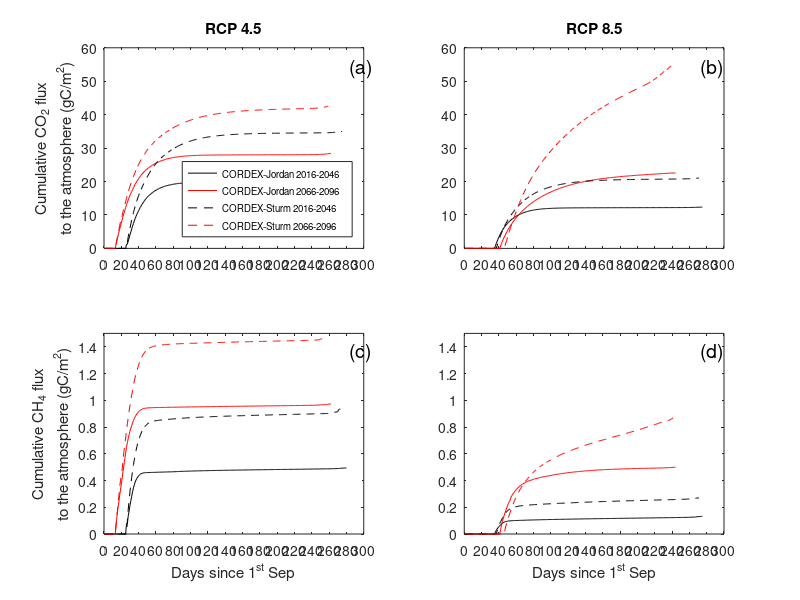

Write the MATLAB code that produced this figure. (Note: this script raises an error after producing the figure.)
%% Default Snowdown SR RCP 4.5
close all
clearvars
load("SR_45.mat")

SRi_J_2046sum = SRi_2046sum;
SRi_J_2096sum = SRi_2096sum;

figure('Position', [100, 100, 650, 450]);
subplot(2,2,1)

% this script finds the date when accumulation stops and stops the plotting
% there
ix=find(diff(SRi_J_2046sum)==0); % find rows where the difference between consectiuve vals =0
ix2=find(ix > 200); % cuts off rows pertaining to start of snow season
ix3=min(ix(ix2)); % this finds the rows pertaining to end of season (i.e. >200) and then gets the minimum row (ie earliest snow off)
p1 = plot([1:ix3], (SRi_J_2046sum(1:ix3,1)), 'black');
hold on
ix=find(diff(SRi_J_2096sum)==0); % find rows where the difference between consectiuve vals =0
ix2=find(ix > 200); % cuts off rows pertaining to start of snow season
ix3=min(ix(ix2)); % this finds the rows pertaining to end of season (i.e. >200) and then gets the minimum row (ie earliest snow off)
p2 = plot([1:ix3], (SRi_J_2096sum(1:ix3,1)), 'red');

%further plot options
set(gca, 'xtick' ,[0:20:304]);
hold on
xlim([0 300])
%% Sturm Snowdown SR RCP 4.5
load("SR_Sturm_45.mat")

SRi_S_2046sum = SRi_2046sum;
SRi_S_2096sum = SRi_2096sum;

hold on
ix=find(diff(SRi_S_2046sum)==0); % find rows where the difference between consectiuve vals =0
ix2=find(ix > 200); % cuts off rows pertaining to start of snow season
ix3=min(ix(ix2)); % this finds the rows pertaining to end of season (i.e. >200) and then gets the minimum row (ie earliest snow off)
p3 = plot([1:ix3], (SRi_S_2046sum(1:ix3,1)), 'k--');
hold on
ix=find(diff(SRi_S_2096sum)==0); % find rows where the difference between consectiuve vals =0
ix2=find(ix > 200); % cuts off rows pertaining to start of snow season
ix3=min(ix(ix2)); % this finds the rows pertaining to end of season (i.e. >200) and then gets the minimum row (ie earliest snow off)
p4 = plot([1:ix3], (SRi_S_2096sum(1:ix3,1)), 'r--');
set(gca, 'xtick' ,[0:20:304]);
hold on
xlim([0 300])
ylim([0 60])
ylabeltext = ({"Cumulative CO_2 flux", "to the atmosphere (gC/m^2)"});
ylabel(ylabeltext)
% ylabel('Cumulative Soil Respiration (gC/m^2/day)')
% xlabel('Days since 1^{st} Sep')
title('RCP 4.5')
legend([p1 p2 p3 p4], {'CORDEX-Jordan 2016-2046', 'CORDEX-Jordan 2066-2096', 'CORDEX-Sturm 2016-2046', 'CORDEX-Sturm 2066-2096'}, "Location", "southeast", 'FontSize', 7);
%% Default Snowdown SR RCP 8.5
clearvars
load("SR_85.mat")

SRi_J_2046sum = SRi_2046sum;
SRi_J_2096sum = SRi_2096sum;

subplot(2,2,2)
ix=find(diff(SRi_J_2046sum)==0); % find rows where the difference between consectiuve vals =0
ix2=find(ix > 200); % cuts off rows pertaining to start of snow season
ix3=min(ix(ix2)); % this finds the rows pertaining to end of season (i.e. >200) and then gets the minimum row (ie earliest snow off)
p3 = plot([1:ix3], (SRi_J_2046sum(1:ix3,1)), 'k-');
hold on
ix=find(diff(SRi_J_2096sum)==0); % find rows where the difference between consectiuve vals =0
ix2=find(ix > 200); % cuts off rows pertaining to start of snow season
ix3=min(ix(ix2)); % this finds the rows pertaining to end of season (i.e. >200) and then gets the minimum row (ie earliest snow off)
p4 = plot([1:ix3], (SRi_J_2096sum(1:ix3,1)), 'r-');
set(gca, 'xtick' ,[0:20:304]);
hold on
xlim([0 300])
%% Sturm Snowdown SR RCP 8.5
load("SR_Sturm_85.mat")

SRi_S_2046sum = SRi_2046sum;
SRi_S_2096sum = SRi_2096sum;

hold on
ix=find(diff(SRi_S_2046sum)==0); % find rows where the difference between consectiuve vals =0
ix2=find(ix > 200); % cuts off rows pertaining to start of snow season
ix3=min(ix(ix2)); % this finds the rows pertaining to end of season (i.e. >200) and then gets the minimum row (ie earliest snow off)
p3 = plot([1:ix3], (SRi_S_2046sum(1:ix3,1)), 'k--');
hold on
ix=find(diff(SRi_S_2096sum)==0); % find rows where the difference between consectiuve vals =0
ix2=find(ix > 200); % cuts off rows pertaining to start of snow season
ix3=min(ix(ix2)); % this finds the rows pertaining to end of season (i.e. >200) and then gets the minimum row (ie earliest snow off)
p4 = plot([1:ix3], (SRi_S_2096sum(1:ix3,1)), 'r--');
set(gca, 'xtick' ,[0:20:304]);
hold on
ylim([0 60])
xlim([0 300])
% xlabel('Days since 1^{st} Sep')
title('RCP 8.5')
%% Default Snowdown FCH4 RCP 4.5
clearvars
load("FCH4_45.mat")
FCH4i_J_2046sum = FCH4i_2046sum;
FCH4i_J_2096sum = FCH4i_2096sum;

load("FCH4_45.mat")
subplot(2,2,3)
ix=find(diff(FCH4i_J_2046sum)==0); % find rows where the difference between consectiuve vals =0
ix2=find(ix > 200); % cuts off rows pertaining to start of snow season
ix3=min(ix(ix2)); % this finds the rows pertaining to end of season (i.e. >200) and then gets the minimum row (ie earliest snow off)
p3 = plot([1:ix3], (FCH4i_J_2046sum(1:ix3,1)), 'k-');
hold on
ix=find(diff(FCH4i_J_2096sum)==0); % find rows where the difference between consectiuve vals =0
ix2=find(ix > 200); % cuts off rows pertaining to start of snow season
ix3=min(ix(ix2)); % this finds the rows pertaining to end of season (i.e. >200) and then gets the minimum row (ie earliest snow off)
p4 = plot([1:ix3], (FCH4i_J_2096sum(1:ix3,1)), 'r-');
set(gca, 'xtick' ,[0:20:304]);
hold on
xlim([0 300])
%% Sturm Snowdown FCH4 RCP 4.5
load("FCH4_Sturm_45.mat")

FCH4i_S_2046sum = FCH4i_2046sum;
FCH4i_S_2096sum = FCH4i_2096sum;

hold on
ix=find(diff(FCH4i_S_2046sum)==0); % find rows where the difference between consectiuve vals =0
ix2=find(ix > 200); % cuts off rows pertaining to start of snow season
ix3=min(ix(ix2)); % this finds the rows pertaining to end of season (i.e. >200) and then gets the minimum row (ie earliest snow off)
p3 = plot([1:ix3], (FCH4i_S_2046sum(1:ix3,1)), 'k--');
hold on
ix=find(diff(FCH4i_S_2096sum)==0); % find rows where the difference between consectiuve vals =0
ix2=find(ix > 200); % cuts off rows pertaining to start of snow season
ix3=min(ix(ix2)); % this finds the rows pertaining to end of season (i.e. >200) and then gets the minimum row (ie earliest snow off)
p4 = plot([1:ix3], (FCH4i_S_2096sum(1:ix3,1)), 'r--');
set(gca, 'xtick' ,[0:20:304]);
hold on
xlim([0 300])
ylim([0 1.5])
ylabeltext = ({"Cumulative CH_4 flux", "to the atmosphere (gC/m^2)"});
ylabel(ylabeltext)
% ylabel('Cumulative Soil Respiration (gC/m^2/day)')
xlabel('Days since 1^{st} Sep')
% legend([p1 p2 p3 p4], {'Default 2016-2046', 'Default 2066-2096', 'Sturm 2016-2046', 'Sturm 2066-2096'}, Location="southeast");
%% Default Snowdown FCH4 RCP 8.5
clearvars
load("FCH4_85.mat")

FCH4i_J_2046sum = FCH4i_2046sum;
FCH4i_J_2096sum = FCH4i_2096sum;

subplot(2,2,4)
ix=find(diff(FCH4i_J_2046sum)==0); % find rows where the difference between consectiuve vals =0
ix2=find(ix > 200); % cuts off rows pertaining to start of snow season
ix3=min(ix(ix2)); % this finds the rows pertaining to end of season (i.e. >200) and then gets the minimum row (ie earliest snow off)
p3 = plot([1:ix3], (FCH4i_J_2046sum(1:ix3,1)), 'k-');
hold on
ix=find(diff(FCH4i_J_2096sum)==0); % find rows where the difference between consectiuve vals =0
ix2=find(ix > 200); % cuts off rows pertaining to start of snow season
ix3=min(ix(ix2)); % this finds the rows pertaining to end of season (i.e. >200) and then gets the minimum row (ie earliest snow off)
p4 = plot([1:ix3], (FCH4i_J_2096sum(1:ix3,1)), 'r-');
set(gca, 'xtick' ,[0:20:304]);
hold on
xlim([0 300])
%% Sturm Snowdown FCH4 RCP 8.5
load("FCH4_Sturm_85.mat")

FCH4i_S_2046sum = FCH4i_2046sum;
FCH4i_S_2096sum = FCH4i_2096sum;

hold on
ix=find(diff(FCH4i_S_2046sum)==0); % find rows where the difference between consectiuve vals =0
ix2=find(ix > 200); % cuts off rows pertaining to start of snow season
ix3=min(ix(ix2)); % this finds the rows pertaining to end of season (i.e. >200) and then gets the minimum row (ie earliest snow off)
p3 = plot([1:ix3], (FCH4i_S_2046sum(1:ix3,1)), 'k--');
hold on
ix=find(diff(FCH4i_S_2096sum)==0); % find rows where the difference between consectiuve vals =0
ix2=find(ix > 200); % cuts off rows pertaining to start of snow season
ix3=min(ix(ix2)); % this finds the rows pertaining to end of season (i.e. >200) and then gets the minimum row (ie earliest snow off)
p4 = plot([1:ix3], (FCH4i_S_2096sum(1:ix3,1)), 'r--');
set(gca, 'xtick' ,[0:20:304]);
hold on
ylim([0 1.5])
xlim([0 300])
xlabel('Days since 1^{st} Sep')
%% plot options
annotation('textbox', [0.436448784376245 0.869630549190156 0.0329015544041451 0.0536062378167641], 'String', '(a)', 'EdgeColor', 'none', 'FontSize', 14, 'FontWeight', 'normal')
annotation('textbox', [0.875316859306496 0.869630549190156 0.0334196891191709 0.0536062378167641], 'String', '(b)', 'EdgeColor', 'none', 'FontSize', 14, 'FontWeight', 'normal')
annotation('textbox', [0.436448784376245 0.396297215856823 0.0329015544041451 0.053606237816764], 'String', '(c)', 'EdgeColor', 'none', 'FontSize', 14, 'FontWeight', 'normal')
annotation('textbox', [0.875316859306496 0.396297215856823 0.0334196891191711 0.0536062378167641], 'String', '(d)', 'EdgeColor', 'none', 'FontSize', 14, 'FontWeight', 'normal')
%% save plot
set(gcf, 'Position', [100 200 1150 850]);
fontsize(15,'points')
legendObj = findobj(gcf, 'Type', 'Legend');
fs=8;
set(legendObj, 'FontSize', fs);
cd /Users/johnnyrutherford/'OneDrive - Northumbria University - Production Azure AD'/Documents/Figures/CLMdefaultTVC/
% cd C:/Users/jadru/'OneDrive - Northumbria University - Production Azure AD'/Documents/Figures/CLMdefaultTVC/          
exportgraphics(gcf, "cumu.jpg", "Resolution",300)